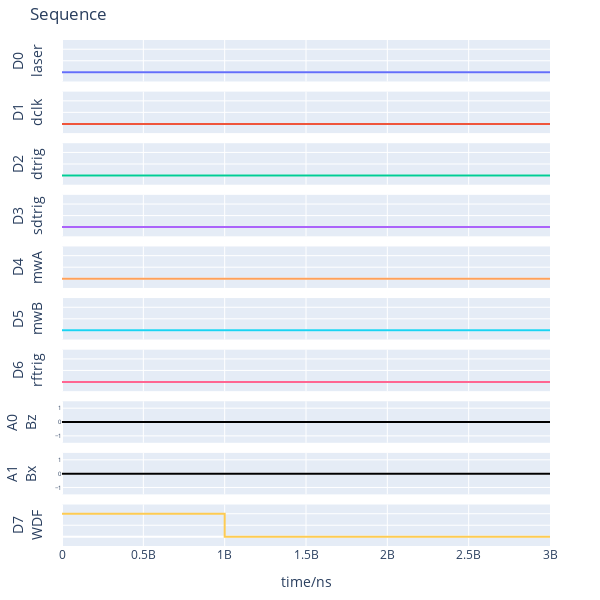

This figure's notebook cell:
### Code cell
trigger=[(1e9,HIGH),(2e9,LOW)]
pg.setDigital("WDF", trigger)
pg.setTrigger(TriggerStart.SOFTWARE, rearm=TriggerRearm.AUTO)
REPEAT_INFINITELY = -1
# pg.stream(n_runs=1)
pg.plotSeq(plot_all=False)

### Figure 1 — Plotly figure (JSON) as saved in the notebook; plotly's stock layout.template omitted (floating-point values rounded to 4 significant figures)
{"data": [{"line": {"shape": "hv"}, "mode": "lines", "name": "D0", "type": "scatter", "x": [0, 3000000000], "xaxis": "x", "y": [0, 0], "yaxis": "y"}, {"line": {"shape": "hv"}, "mode": "lines", "name": "D1", "type": "scatter", "x": [0, 3000000000], "xaxis": "x2", "y": [0, 0], "yaxis": "y2"}, {"line": {"shape": "hv"}, "mode": "lines", "name": "D2", "type": "scatter", "x": [0, 3000000000], "xaxis": "x3", "y": [0, 0], "yaxis": "y3"}, {"line": {"shape": "hv"}, "mode": "lines", "name": "D3", "type": "scatter", "x": [0, 3000000000], "xaxis": "x4", "y": [0, 0], "yaxis": "y4"}, {"line": {"shape": "hv"}, "mode": "lines", "name": "D4", "type": "scatter", "x": [0, 3000000000], "xaxis": "x5", "y": [0, 0], "yaxis": "y5"}, {"line": {"shape": "hv"}, "mode": "lines", "name": "D5", "type": "scatter", "x": [0, 3000000000], "xaxis": "x6", "y": [0, 0], "yaxis": "y6"}, {"line": {"shape": "hv"}, "mode": "lines", "name": "D6", "type": "scatter", "x": [0, 3000000000], "xaxis": "x7", "y": [0, 0], "yaxis": "y7"}, {"line": {"color": "black", "shape": "hv"}, "mode": "lines", "name": "A0", "type": "scatter", "x": [0, 3000000000], "xaxis": "x8", "y": [0.0, 0.0], "yaxis": "y8"}, {"line": {"color": "black", "shape": "hv"}, "mode": "lines", "name": "A1", "type": "scatter", "x": [0, 3000000000], "xaxis": "x9", "y": [0.0, 0.0], "yaxis": "y9"}, {"line": {"shape": "hv"}, "mode": "lines", "name": "D7", "type": "scatter", "x": [0, 1000000000, 3000000000], "xaxis": "x10", "y": [1, 0, 0], "yaxis": "y10"}], "layout": {"height": 600, "margin": {"b": 40, "l": 50, "r": 50, "t": 40}, "showlegend": false, "title": {"text": "Sequence"}, "width": 600, "xaxis": {"anchor": "y", "domain": [0, 1], "matches": "x10", "showticklabels": false}, "xaxis10": {"anchor": "y10", "domain": [0, 1], "title": {"text": "time/ns"}}, "xaxis2": {"anchor": "y2", "domain": [0, 1], "matches": "x10", "showticklabels": false}, "xaxis3": {"anchor": "y3", "domain": [0, 1], "matches": "x10", "showticklabels": false}, "xaxis4": {"anchor": "y4", "domain": [0, 1], "matches": "x10", "showticklabels": false}, "xaxis5": {"anchor": "y5", "domain": [0, 1], "matches": "x10", "showticklabels": false}, "xaxis6": {"anchor": "y6", "domain": [0, 1], "matches": "x10", "showticklabels": false}, "xaxis7": {"anchor": "y7", "domain": [0, 1], "matches": "x10", "showticklabels": false}, "xaxis8": {"anchor": "y8", "domain": [0, 1], "matches": "x10", "showticklabels": false}, "xaxis9": {"anchor": "y9", "domain": [0, 1], "matches": "x10", "showticklabels": false}, "yaxis": {"anchor": "x", "domain": [0.918, 1.0], "range": [-0.4, 1.4], "showticklabels": false, "title": {"text": "D0<br>laser"}}, "yaxis10": {"anchor": "x10", "domain": [0, 0.082], "range": [-0.4, 1.4], "showticklabels": false, "title": {"text": "D7<br>WDF"}}, "yaxis2": {"anchor": "x2", "domain": [0.816, 0.898], "range": [-0.4, 1.4], "showticklabels": false, "title": {"text": "D1<br>dclk"}}, "yaxis3": {"anchor": "x3", "domain": [0.714, 0.796], "range": [-0.4, 1.4], "showticklabels": false, "title": {"text": "D2<br>dtrig"}}, "yaxis4": {"anchor": "x4", "domain": [0.612, 0.694], "range": [-0.4, 1.4], "showticklabels": false, "title": {"text": "D3<br>sdtrig"}}, "yaxis5": {"anchor": "x5", "domain": [0.51, 0.592], "range": [-0.4, 1.4], "showticklabels": false, "title": {"text": "D4<br>mwA"}}, "yaxis6": {"anchor": "x6", "domain": [0.408, 0.49], "range": [-0.4, 1.4], "showticklabels": false, "title": {"text": "D5<br>mwB"}}, "yaxis7": {"anchor": "x7", "domain": [0.306, 0.388], "range": [-0.4, 1.4], "showticklabels": false, "title": {"text": "D6<br>rftrig"}}, "yaxis8": {"anchor": "x8", "domain": [0.204, 0.286], "range": [-1.5, 1.5], "tickfont": {"size": 6}, "title": {"text": "A0<br>Bz"}}, "yaxis9": {"anchor": "x9", "domain": [0.102, 0.184], "range": [-1.5, 1.5], "tickfont": {"size": 6}, "title": {"text": "A1<br>Bx"}}}}
